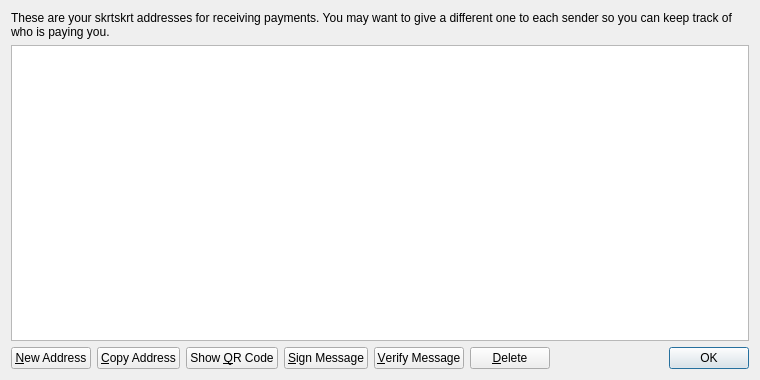
<?xml version="1.0" encoding="UTF-8"?>
<ui version="4.0">
 <class>AddressBookPage</class>
 <widget class="QWidget" name="AddressBookPage">
  <property name="geometry">
   <rect>
    <x>0</x>
    <y>0</y>
    <width>760</width>
    <height>380</height>
   </rect>
  </property>
  <property name="windowTitle">
   <string>Address Book</string>
  </property>
  <layout class="QVBoxLayout" name="verticalLayout">
   <item>
    <widget class="QLabel" name="labelExplanation">
     <property name="text">
      <string>These are your skrtskrt addresses for receiving payments. You may want to give a different one to each sender so you can keep track of who is paying you.</string>
     </property>
     <property name="textFormat">
      <enum>Qt::PlainText</enum>
     </property>
     <property name="wordWrap">
      <bool>true</bool>
     </property>
    </widget>
   </item>
   <item>
    <widget class="QTableView" name="tableView">
     <property name="contextMenuPolicy">
      <enum>Qt::CustomContextMenu</enum>
     </property>
     <property name="toolTip">
      <string>Double-click to edit address or label</string>
     </property>
     <property name="tabKeyNavigation">
      <bool>false</bool>
     </property>
     <property name="alternatingRowColors">
      <bool>true</bool>
     </property>
     <property name="selectionMode">
      <enum>QAbstractItemView::SingleSelection</enum>
     </property>
     <property name="selectionBehavior">
      <enum>QAbstractItemView::SelectRows</enum>
     </property>
     <property name="sortingEnabled">
      <bool>true</bool>
     </property>
     <attribute name="verticalHeaderVisible">
      <bool>false</bool>
     </attribute>
    </widget>
   </item>
   <item>
    <layout class="QHBoxLayout" name="horizontalLayout">
     <item>
      <widget class="QPushButton" name="newAddressButton">
       <property name="toolTip">
        <string>Create a new address</string>
       </property>
       <property name="text">
        <string>&amp;New Address</string>
       </property>
       <property name="icon">
        <iconset resource="../bitcoin.qrc">
         <normaloff>:/icons/add</normaloff>:/icons/add</iconset>
       </property>
      </widget>
     </item>
     <item>
      <widget class="QPushButton" name="copyToClipboard">
       <property name="toolTip">
        <string>Copy the currently selected address to the system clipboard</string>
       </property>
       <property name="text">
        <string>&amp;Copy Address</string>
       </property>
       <property name="icon">
        <iconset resource="../bitcoin.qrc">
         <normaloff>:/icons/editcopy</normaloff>:/icons/editcopy</iconset>
       </property>
      </widget>
     </item>
     <item>
      <widget class="QPushButton" name="showQRCode">
       <property name="text">
        <string>Show &amp;QR Code</string>
       </property>
       <property name="icon">
        <iconset resource="../bitcoin.qrc">
         <normaloff>:/icons/qrcode</normaloff>:/icons/qrcode</iconset>
       </property>
      </widget>
     </item>
     <item>
      <widget class="QPushButton" name="signMessage">
       <property name="toolTip">
        <string>Sign a message to prove you own an skrtskrt address</string>
       </property>
       <property name="text">
        <string>&amp;Sign Message</string>
       </property>
       <property name="icon">
        <iconset resource="../bitcoin.qrc">
         <normaloff>:/icons/edit</normaloff>:/icons/edit</iconset>
       </property>
      </widget>
     </item>
     <item>
      <widget class="QPushButton" name="verifyMessage">
       <property name="toolTip">
        <string>Verify a message to ensure it was signed with a specified skrtskrt address</string>
       </property>
       <property name="text">
        <string>&amp;Verify Message</string>
       </property>
       <property name="icon">
        <iconset resource="../bitcoin.qrc">
         <normaloff>:/icons/transaction_0</normaloff>:/icons/transaction_0</iconset>
       </property>
      </widget>
     </item>
     <item>
      <widget class="QPushButton" name="deleteButton">
       <property name="toolTip">
        <string>Delete the currently selected address from the list. Only sending addresses can be deleted.</string>
       </property>
       <property name="text">
        <string>&amp;Delete</string>
       </property>
       <property name="icon">
        <iconset resource="../bitcoin.qrc">
         <normaloff>:/icons/remove</normaloff>:/icons/remove</iconset>
       </property>
      </widget>
     </item>
     <item>
      <spacer name="horizontalSpacer">
       <property name="orientation">
        <enum>Qt::Horizontal</enum>
       </property>
       <property name="sizeHint" stdset="0">
        <size>
         <width>40</width>
         <height>20</height>
        </size>
       </property>
      </spacer>
     </item>
     <item>
      <widget class="QDialogButtonBox" name="buttonBox">
       <property name="sizePolicy">
        <sizepolicy hsizetype="Maximum" vsizetype="Fixed">
         <horstretch>0</horstretch>
         <verstretch>0</verstretch>
        </sizepolicy>
       </property>
       <property name="standardButtons">
        <set>QDialogButtonBox::Ok</set>
       </property>
      </widget>
     </item>
    </layout>
   </item>
  </layout>
 </widget>
 <resources>
  <include location="../bitcoin.qrc"/>
 </resources>
 <connections/>
</ui>
